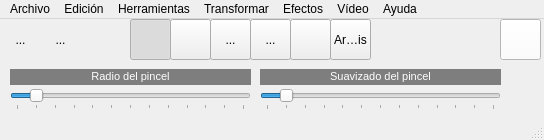
<?xml version="1.0" encoding="UTF-8"?>
<ui version="4.0">
 <class>MainWindow</class>
 <widget class="QMainWindow" name="MainWindow">
  <property name="geometry">
   <rect>
    <x>0</x>
    <y>0</y>
    <width>544</width>
    <height>140</height>
   </rect>
  </property>
  <property name="minimumSize">
   <size>
    <width>544</width>
    <height>140</height>
   </size>
  </property>
  <property name="maximumSize">
   <size>
    <width>544</width>
    <height>140</height>
   </size>
  </property>
  <property name="windowTitle">
   <string>QFotoPaint5</string>
  </property>
  <property name="windowIcon">
   <iconset resource="recursos.qrc">
    <normaloff>:/imagenes/icono.png</normaloff>:/imagenes/icono.png</iconset>
  </property>
  <widget class="QWidget" name="centralWidget">
   <widget class="QToolButton" name="toolButton">
    <property name="geometry">
     <rect>
      <x>40</x>
      <y>0</y>
      <width>41</width>
      <height>41</height>
     </rect>
    </property>
    <property name="text">
     <string>...</string>
    </property>
    <property name="icon">
     <iconset resource="recursos.qrc">
      <normaloff>:/imagenes/abrir.png</normaloff>:/imagenes/abrir.png</iconset>
    </property>
    <property name="iconSize">
     <size>
      <width>32</width>
      <height>32</height>
     </size>
    </property>
    <property name="autoRaise">
     <bool>true</bool>
    </property>
   </widget>
   <widget class="QToolButton" name="toolButton_2">
    <property name="geometry">
     <rect>
      <x>0</x>
      <y>0</y>
      <width>41</width>
      <height>41</height>
     </rect>
    </property>
    <property name="text">
     <string>...</string>
    </property>
    <property name="icon">
     <iconset resource="recursos.qrc">
      <normaloff>:/imagenes/nuevo.png</normaloff>:/imagenes/nuevo.png</iconset>
    </property>
    <property name="iconSize">
     <size>
      <width>32</width>
      <height>32</height>
     </size>
    </property>
    <property name="autoRaise">
     <bool>true</bool>
    </property>
   </widget>
   <widget class="QLabel" name="label">
    <property name="geometry">
     <rect>
      <x>10</x>
      <y>50</y>
      <width>241</width>
      <height>16</height>
     </rect>
    </property>
    <property name="styleSheet">
     <string notr="true">background-color: rgb(126, 126, 126);</string>
    </property>
    <property name="text">
     <string>&lt;!DOCTYPE HTML PUBLIC &quot;-//W3C//DTD HTML 4.0//EN&quot; &quot;http://www.w3.org/TR/REC-html40/strict.dtd&quot;&gt;
&lt;html&gt;&lt;head&gt;&lt;meta name=&quot;qrichtext&quot; content=&quot;1&quot; /&gt;&lt;style type=&quot;text/css&quot;&gt;
p, li { white-space: pre-wrap; }
&lt;/style&gt;&lt;/head&gt;&lt;body style=&quot; font-family:'MS Shell Dlg 2'; font-size:8.25pt; font-weight:400; font-style:normal;&quot;&gt;
&lt;p style=&quot; margin-top:0px; margin-bottom:0px; margin-left:0px; margin-right:0px; -qt-block-indent:0; text-indent:0px;&quot;&gt;&lt;span style=&quot; font-size:8pt; color:#ffffff;&quot;&gt;Radio del pincel&lt;/span&gt;&lt;/p&gt;&lt;/body&gt;&lt;/html&gt;</string>
    </property>
    <property name="alignment">
     <set>Qt::AlignCenter</set>
    </property>
    <property name="wordWrap">
     <bool>false</bool>
    </property>
   </widget>
   <widget class="QSlider" name="horizontalSlider">
    <property name="geometry">
     <rect>
      <x>10</x>
      <y>70</y>
      <width>241</width>
      <height>21</height>
     </rect>
    </property>
    <property name="maximum">
     <number>120</number>
    </property>
    <property name="value">
     <number>10</number>
    </property>
    <property name="orientation">
     <enum>Qt::Horizontal</enum>
    </property>
    <property name="tickPosition">
     <enum>QSlider::TicksBelow</enum>
    </property>
    <property name="tickInterval">
     <number>10</number>
    </property>
   </widget>
   <widget class="QLabel" name="label_2">
    <property name="geometry">
     <rect>
      <x>260</x>
      <y>50</y>
      <width>241</width>
      <height>16</height>
     </rect>
    </property>
    <property name="styleSheet">
     <string notr="true">background-color: rgb(126, 126, 126);</string>
    </property>
    <property name="text">
     <string>&lt;!DOCTYPE HTML PUBLIC &quot;-//W3C//DTD HTML 4.0//EN&quot; &quot;http://www.w3.org/TR/REC-html40/strict.dtd&quot;&gt;
&lt;html&gt;&lt;head&gt;&lt;meta name=&quot;qrichtext&quot; content=&quot;1&quot; /&gt;&lt;style type=&quot;text/css&quot;&gt;
p, li { white-space: pre-wrap; }
&lt;/style&gt;&lt;/head&gt;&lt;body style=&quot; font-family:'MS Shell Dlg 2'; font-size:8.25pt; font-weight:400; font-style:normal;&quot;&gt;
&lt;p style=&quot; margin-top:0px; margin-bottom:0px; margin-left:0px; margin-right:0px; -qt-block-indent:0; text-indent:0px;&quot;&gt;&lt;span style=&quot; font-size:8pt; color:#ffffff;&quot;&gt;Suavizado del pincel&lt;/span&gt;&lt;/p&gt;&lt;/body&gt;&lt;/html&gt;</string>
    </property>
    <property name="alignment">
     <set>Qt::AlignCenter</set>
    </property>
    <property name="wordWrap">
     <bool>false</bool>
    </property>
   </widget>
   <widget class="QSlider" name="horizontalSlider_2">
    <property name="geometry">
     <rect>
      <x>260</x>
      <y>70</y>
      <width>241</width>
      <height>21</height>
     </rect>
    </property>
    <property name="maximum">
     <number>120</number>
    </property>
    <property name="value">
     <number>10</number>
    </property>
    <property name="orientation">
     <enum>Qt::Horizontal</enum>
    </property>
    <property name="tickPosition">
     <enum>QSlider::TicksBelow</enum>
    </property>
    <property name="tickInterval">
     <number>10</number>
    </property>
   </widget>
   <widget class="QToolButton" name="toolButton_3">
    <property name="geometry">
     <rect>
      <x>80</x>
      <y>0</y>
      <width>41</width>
      <height>41</height>
     </rect>
    </property>
    <property name="text">
     <string/>
    </property>
    <property name="icon">
     <iconset resource="recursos.qrc">
      <normaloff>:/imagenes/guardar.png</normaloff>:/imagenes/guardar.png</iconset>
    </property>
    <property name="iconSize">
     <size>
      <width>32</width>
      <height>32</height>
     </size>
    </property>
    <property name="autoRaise">
     <bool>true</bool>
    </property>
   </widget>
   <widget class="QToolButton" name="toolButton_4">
    <property name="geometry">
     <rect>
      <x>130</x>
      <y>0</y>
      <width>41</width>
      <height>41</height>
     </rect>
    </property>
    <property name="text">
     <string/>
    </property>
    <property name="icon">
     <iconset resource="recursos.qrc">
      <normaloff>:/imagenes/punto.png</normaloff>:/imagenes/punto.png</iconset>
    </property>
    <property name="iconSize">
     <size>
      <width>32</width>
      <height>32</height>
     </size>
    </property>
    <property name="checkable">
     <bool>true</bool>
    </property>
    <property name="checked">
     <bool>true</bool>
    </property>
    <property name="autoExclusive">
     <bool>true</bool>
    </property>
   </widget>
   <widget class="QToolButton" name="toolButton_5">
    <property name="geometry">
     <rect>
      <x>170</x>
      <y>0</y>
      <width>41</width>
      <height>41</height>
     </rect>
    </property>
    <property name="text">
     <string/>
    </property>
    <property name="icon">
     <iconset resource="recursos.qrc">
      <normaloff>:/imagenes/linea.png</normaloff>:/imagenes/linea.png</iconset>
    </property>
    <property name="iconSize">
     <size>
      <width>32</width>
      <height>32</height>
     </size>
    </property>
    <property name="checkable">
     <bool>true</bool>
    </property>
    <property name="autoExclusive">
     <bool>true</bool>
    </property>
   </widget>
   <widget class="QToolButton" name="toolButton_6">
    <property name="geometry">
     <rect>
      <x>290</x>
      <y>0</y>
      <width>41</width>
      <height>41</height>
     </rect>
    </property>
    <property name="text">
     <string/>
    </property>
    <property name="icon">
     <iconset resource="recursos.qrc">
      <normaloff>:/imagenes/seleccionar.png</normaloff>:/imagenes/seleccionar.png</iconset>
    </property>
    <property name="iconSize">
     <size>
      <width>32</width>
      <height>32</height>
     </size>
    </property>
    <property name="checkable">
     <bool>true</bool>
    </property>
    <property name="autoExclusive">
     <bool>true</bool>
    </property>
   </widget>
   <widget class="QPushButton" name="pushButton">
    <property name="geometry">
     <rect>
      <x>500</x>
      <y>0</y>
      <width>41</width>
      <height>41</height>
     </rect>
    </property>
    <property name="styleSheet">
     <string notr="true">background-color: rgb(255, 255, 255);</string>
    </property>
    <property name="text">
     <string/>
    </property>
   </widget>
   <widget class="QToolButton" name="toolButton_7">
    <property name="geometry">
     <rect>
      <x>210</x>
      <y>0</y>
      <width>41</width>
      <height>41</height>
     </rect>
    </property>
    <property name="text">
     <string>...</string>
    </property>
    <property name="icon">
     <iconset resource="recursos.qrc">
      <normaloff>:/imagenes/rectangulo.png</normaloff>:/imagenes/rectangulo.png</iconset>
    </property>
    <property name="checkable">
     <bool>true</bool>
    </property>
    <property name="autoExclusive">
     <bool>true</bool>
    </property>
   </widget>
   <widget class="QToolButton" name="toolButton_8">
    <property name="geometry">
     <rect>
      <x>250</x>
      <y>0</y>
      <width>41</width>
      <height>41</height>
     </rect>
    </property>
    <property name="text">
     <string>...</string>
    </property>
    <property name="icon">
     <iconset resource="recursos.qrc">
      <normaloff>:/imagenes/elipse.png</normaloff>:/imagenes/elipse.png</iconset>
    </property>
    <property name="checkable">
     <bool>true</bool>
    </property>
    <property name="autoExclusive">
     <bool>true</bool>
    </property>
   </widget>
   <widget class="QToolButton" name="toolButton_9">
    <property name="geometry">
     <rect>
      <x>330</x>
      <y>0</y>
      <width>41</width>
      <height>41</height>
     </rect>
    </property>
    <property name="text">
     <string>Arcoiris</string>
    </property>
    <property name="checkable">
     <bool>true</bool>
    </property>
    <property name="autoExclusive">
     <bool>true</bool>
    </property>
   </widget>
  </widget>
  <widget class="QMenuBar" name="menuBar">
   <property name="geometry">
    <rect>
     <x>0</x>
     <y>0</y>
     <width>544</width>
     <height>21</height>
    </rect>
   </property>
   <widget class="QMenu" name="menuArchivo">
    <property name="title">
     <string>Archivo</string>
    </property>
    <addaction name="actionNueva_imagen"/>
    <addaction name="actionAbrir_imagen"/>
    <addaction name="actionCapturar_de_c_mara"/>
    <addaction name="actionCapturar_de_video"/>
    <addaction name="separator"/>
    <addaction name="actionGuardar"/>
    <addaction name="actionGuardar_como"/>
    <addaction name="separator"/>
    <addaction name="actionCerrar"/>
    <addaction name="actionSalir"/>
   </widget>
   <widget class="QMenu" name="menuEdici_n">
    <property name="title">
     <string>Edición</string>
    </property>
    <widget class="QMenu" name="menuOpciones">
     <property name="title">
      <string>Opciones</string>
     </property>
     <addaction name="actionColor_del_pincel"/>
     <addaction name="actionPreguntar_si_guardar"/>
    </widget>
    <widget class="QMenu" name="menuHistograma">
     <property name="title">
      <string>Histograma</string>
     </property>
     <addaction name="actionGris"/>
     <addaction name="actionRojo"/>
     <addaction name="actionVerde"/>
     <addaction name="actionAzul"/>
    </widget>
    <addaction name="actionSeleccionar_todo"/>
    <addaction name="separator"/>
    <addaction name="menuOpciones"/>
    <addaction name="menuHistograma"/>
    <addaction name="actionCrear_nueva"/>
   </widget>
   <widget class="QMenu" name="menuHerramientas">
    <property name="title">
     <string>Herramientas</string>
    </property>
    <addaction name="actionPunto"/>
    <addaction name="actionLinea"/>
    <addaction name="actionArcoiris"/>
    <addaction name="actionRectangulo"/>
    <addaction name="actionElipse"/>
    <addaction name="actionSeleccionar"/>
   </widget>
   <widget class="QMenu" name="menuTransformar">
    <property name="title">
     <string>Transformar</string>
    </property>
    <widget class="QMenu" name="menuRotar">
     <property name="title">
      <string>Rotar</string>
     </property>
     <addaction name="actionRotar_90"/>
     <addaction name="actionRotar_180"/>
     <addaction name="actionRotar_91"/>
    </widget>
    <addaction name="actionBrillo_contraste"/>
    <addaction name="actionInvertir"/>
    <addaction name="menuRotar"/>
    <addaction name="actionMedia_ponderada"/>
    <addaction name="actionAjuste_lineal_del_histograma"/>
   </widget>
   <widget class="QMenu" name="menuEfectos">
    <property name="title">
     <string>Efectos</string>
    </property>
    <widget class="QMenu" name="menuSuavizado">
     <property name="title">
      <string>Suavizado</string>
     </property>
     <addaction name="actionGausiano"/>
     <addaction name="actionMedia"/>
     <addaction name="actionMediana"/>
    </widget>
    <addaction name="menuSuavizado"/>
    <addaction name="actionBajorrelieve"/>
   </widget>
   <widget class="QMenu" name="menuV_deo">
    <property name="title">
     <string>Vídeo</string>
    </property>
    <widget class="QMenu" name="menuImagen_a_v_deo">
     <property name="title">
      <string>Imagen a vídeo</string>
     </property>
     <addaction name="actionRotar_imagen"/>
    </widget>
    <widget class="QMenu" name="menuV_deo_a_imagen">
     <property name="title">
      <string>Vídeo a imagen</string>
     </property>
     <addaction name="actionImagen_media"/>
    </widget>
    <addaction name="menuImagen_a_v_deo"/>
    <addaction name="menuV_deo_a_imagen"/>
    <addaction name="actionV_deo_a_video"/>
   </widget>
   <widget class="QMenu" name="menuAyuda">
    <property name="title">
     <string>Ayuda</string>
    </property>
    <addaction name="actionAcerca_de"/>
   </widget>
   <addaction name="menuArchivo"/>
   <addaction name="menuEdici_n"/>
   <addaction name="menuHerramientas"/>
   <addaction name="menuTransformar"/>
   <addaction name="menuEfectos"/>
   <addaction name="menuV_deo"/>
   <addaction name="menuAyuda"/>
  </widget>
  <widget class="QStatusBar" name="statusBar"/>
  <action name="actionNueva_imagen">
   <property name="text">
    <string>Nueva imagen...</string>
   </property>
  </action>
  <action name="actionAbrir_imagen">
   <property name="text">
    <string>Abrir imagen...</string>
   </property>
  </action>
  <action name="actionGuardar">
   <property name="text">
    <string>Guardar</string>
   </property>
  </action>
  <action name="actionGuardar_como">
   <property name="text">
    <string>Guardar como...</string>
   </property>
  </action>
  <action name="actionCerrar">
   <property name="text">
    <string>Cerrar</string>
   </property>
  </action>
  <action name="actionSalir">
   <property name="text">
    <string>Salir</string>
   </property>
  </action>
  <action name="actionPunto">
   <property name="text">
    <string>Punto</string>
   </property>
  </action>
  <action name="actionLinea">
   <property name="text">
    <string>Línea</string>
   </property>
  </action>
  <action name="actionSeleccionar">
   <property name="text">
    <string>Seleccionar</string>
   </property>
  </action>
  <action name="actionSeleccionar_todo">
   <property name="text">
    <string>Seleccionar todo</string>
   </property>
  </action>
  <action name="actionColor_del_pincel">
   <property name="text">
    <string>Color del pincel...</string>
   </property>
  </action>
  <action name="actionPreguntar_si_guardar">
   <property name="checkable">
    <bool>true</bool>
   </property>
   <property name="checked">
    <bool>true</bool>
   </property>
   <property name="text">
    <string>Preguntar si guardar</string>
   </property>
  </action>
  <action name="actionBrillo_contraste">
   <property name="text">
    <string>Brillo/Contraste/Gama...</string>
   </property>
  </action>
  <action name="actionInvertir">
   <property name="text">
    <string>Invertir</string>
   </property>
  </action>
  <action name="actionRotar_90">
   <property name="text">
    <string>Rotar 90º</string>
   </property>
  </action>
  <action name="actionRotar_91">
   <property name="text">
    <string>Rotar 270º</string>
   </property>
  </action>
  <action name="actionMedia_ponderada">
   <property name="text">
    <string>Media ponderada...</string>
   </property>
  </action>
  <action name="actionRotar_180">
   <property name="text">
    <string>Rotar 180º</string>
   </property>
  </action>
  <action name="actionGausiano">
   <property name="text">
    <string>Gausiano...</string>
   </property>
  </action>
  <action name="actionMedia">
   <property name="text">
    <string>Media...</string>
   </property>
  </action>
  <action name="actionV_deo_a_video">
   <property name="text">
    <string>Vídeo a video</string>
   </property>
  </action>
  <action name="actionRotar_imagen">
   <property name="text">
    <string>Rotar imagen...</string>
   </property>
  </action>
  <action name="actionAcerca_de">
   <property name="text">
    <string>Acerca de...</string>
   </property>
  </action>
  <action name="actionImagen_media">
   <property name="text">
    <string>Imagen media...</string>
   </property>
  </action>
  <action name="actionRectangulo">
   <property name="text">
    <string>Rectangulo</string>
   </property>
  </action>
  <action name="actionElipse">
   <property name="text">
    <string>Elipse</string>
   </property>
  </action>
  <action name="actionGris">
   <property name="text">
    <string>Gris</string>
   </property>
  </action>
  <action name="actionRojo">
   <property name="text">
    <string>Rojo</string>
   </property>
  </action>
  <action name="actionVerde">
   <property name="text">
    <string>Verde</string>
   </property>
  </action>
  <action name="actionAzul">
   <property name="text">
    <string>Azul</string>
   </property>
  </action>
  <action name="actionCrear_nueva">
   <property name="text">
    <string>Crear nueva</string>
   </property>
  </action>
  <action name="actionMediana">
   <property name="text">
    <string>Mediana</string>
   </property>
  </action>
  <action name="actionCapturar_de_c_mara">
   <property name="text">
    <string>Capturar de cámara..</string>
   </property>
  </action>
  <action name="actionCapturar_de_video">
   <property name="text">
    <string>Capturar de video ...</string>
   </property>
  </action>
  <action name="actionArcoiris">
   <property name="text">
    <string>Arcoiris</string>
   </property>
  </action>
  <action name="actionAjuste_lineal_del_histograma">
   <property name="text">
    <string>Ajuste lineal del histograma...</string>
   </property>
  </action>
  <action name="actionBajorrelieve">
   <property name="text">
    <string>Bajorrelieve...</string>
   </property>
  </action>
 </widget>
 <layoutdefault spacing="6" margin="11"/>
 <resources>
  <include location="recursos.qrc"/>
 </resources>
 <connections/>
</ui>
